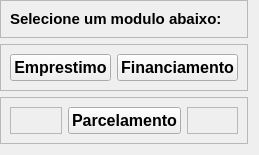
                   <widget class="QWidget" name="pageHomeEmp">
                    <layout class="QVBoxLayout" name="verticalLayout_12">
                     <property name="leftMargin">
                      <number>0</number>
                     </property>
                     <property name="topMargin">
                      <number>0</number>
                     </property>
                     <item>
                      <widget class="QFrame" name="frame_12">
                       <property name="frameShape">
                        <enum>QFrame::StyledPanel</enum>
                       </property>
                       <property name="frameShadow">
                        <enum>QFrame::Raised</enum>
                       </property>
                       <layout class="QHBoxLayout" name="horizontalLayout_21">
                        <item>
                         <widget class="QLabel" name="label_3">
                          <property name="toolTip">
                           <string>&lt;html&gt;&lt;head/&gt;&lt;body&gt;&lt;p&gt;&lt;br/&gt;&lt;/p&gt;&lt;/body&gt;&lt;/html&gt;</string>
                          </property>
                          <property name="whatsThis">
                           <string>&lt;html&gt;&lt;head/&gt;&lt;body&gt;&lt;p&gt;&lt;br/&gt;&lt;/p&gt;&lt;/body&gt;&lt;/html&gt;</string>
                          </property>
                          <property name="text">
                           <string>&lt;html&gt;&lt;head/&gt;&lt;body&gt;&lt;p&gt;&lt;span style=&quot; font-size:11pt; font-weight:600;&quot;&gt;Selecione um modulo abaixo:&lt;/span&gt;&lt;/p&gt;&lt;/body&gt;&lt;/html&gt;</string>
                          </property>
                         </widget>
                        </item>
                       </layout>
                      </widget>
                     </item>
                     <item>
                      <widget class="QFrame" name="frame_8">
                       <property name="frameShape">
                        <enum>QFrame::StyledPanel</enum>
                       </property>
                       <property name="frameShadow">
                        <enum>QFrame::Raised</enum>
                       </property>
                       <layout class="QHBoxLayout" name="horizontalLayout_19">
                        <item>
                         <widget class="QPushButton" name="emprestimoBtn">
                          <property name="sizePolicy">
                           <sizepolicy hsizetype="Preferred" vsizetype="Preferred">
                            <horstretch>0</horstretch>
                            <verstretch>0</verstretch>
                           </sizepolicy>
                          </property>
                          <property name="font">
                           <font>
                            <pointsize>12</pointsize>
                            <weight>75</weight>
                            <bold>true</bold>
                            <stylestrategy>PreferDefault</stylestrategy>
                           </font>
                          </property>
                          <property name="layoutDirection">
                           <enum>Qt::LeftToRight</enum>
                          </property>
                          <property name="styleSheet">
                           <string notr="true"/>
                          </property>
                          <property name="text">
                           <string>Emprestimo</string>
                          </property>
                          <property name="icon">
                           <iconset resource="Resources.qrc">
                            <normaloff>:/imagens/img/emprestimo.png</normaloff>:/imagens/img/emprestimo.png</iconset>
                          </property>
                          <property name="iconSize">
                           <size>
                            <width>160</width>
                            <height>160</height>
                           </size>
                          </property>
                          <property name="autoRepeat">
                           <bool>false</bool>
                          </property>
                         </widget>
                        </item>
                        <item>
                         <widget class="QPushButton" name="financiamentiBtn">
                          <property name="sizePolicy">
                           <sizepolicy hsizetype="Preferred" vsizetype="Preferred">
                            <horstretch>0</horstretch>
                            <verstretch>0</verstretch>
                           </sizepolicy>
                          </property>
                          <property name="font">
                           <font>
                            <pointsize>12</pointsize>
                            <weight>75</weight>
                            <bold>true</bold>
                           </font>
                          </property>
                          <property name="toolTip">
                           <string>Salvar TXT</string>
                          </property>
                          <property name="text">
                           <string>Financiamento</string>
                          </property>
                          <property name="icon">
                           <iconset resource="Resources.qrc">
                            <normaloff>:/imagens/img/financiamento.png</normaloff>:/imagens/img/financiamento.png</iconset>
                          </property>
                          <property name="iconSize">
                           <size>
                            <width>160</width>
                            <height>160</height>
                           </size>
                          </property>
                         </widget>
                        </item>
                       </layout>
                      </widget>
                     </item>
                     <item>
                      <widget class="QFrame" name="frame_9">
                       <property name="frameShape">
                        <enum>QFrame::StyledPanel</enum>
                       </property>
                       <property name="frameShadow">
                        <enum>QFrame::Raised</enum>
                       </property>
                       <layout class="QHBoxLayout" name="horizontalLayout_20">
                        <item>
                         <widget class="QFrame" name="frame_13">
                          <property name="frameShape">
                           <enum>QFrame::StyledPanel</enum>
                          </property>
                          <property name="frameShadow">
                           <enum>QFrame::Raised</enum>
                          </property>
                         </widget>
                        </item>
                        <item>
                         <widget class="QPushButton" name="parcelamentoBtn">
                          <property name="sizePolicy">
                           <sizepolicy hsizetype="Preferred" vsizetype="Preferred">
                            <horstretch>0</horstretch>
                            <verstretch>0</verstretch>
                           </sizepolicy>
                          </property>
                          <property name="font">
                           <font>
                            <pointsize>12</pointsize>
                            <weight>75</weight>
                            <bold>true</bold>
                            <stylestrategy>PreferDefault</stylestrategy>
                           </font>
                          </property>
                          <property name="layoutDirection">
                           <enum>Qt::LeftToRight</enum>
                          </property>
                          <property name="styleSheet">
                           <string notr="true"/>
                          </property>
                          <property name="text">
                           <string>Parcelamento</string>
                          </property>
                          <property name="icon">
                           <iconset resource="Resources.qrc">
                            <normaloff>:/imagens/img/parcelamento.png</normaloff>:/imagens/img/parcelamento.png</iconset>
                          </property>
                          <property name="iconSize">
                           <size>
                            <width>160</width>
                            <height>160</height>
                           </size>
                          </property>
                          <property name="autoRepeat">
                           <bool>false</bool>
                          </property>
                         </widget>
                        </item>
                        <item>
                         <widget class="QFrame" name="frame_14">
                          <property name="frameShape">
                           <enum>QFrame::StyledPanel</enum>
                          </property>
                          <property name="frameShadow">
                           <enum>QFrame::Raised</enum>
                          </property>
                         </widget>
                        </item>
                       </layout>
                      </widget>
                     </item>
                    </layout>
                   </widget>
